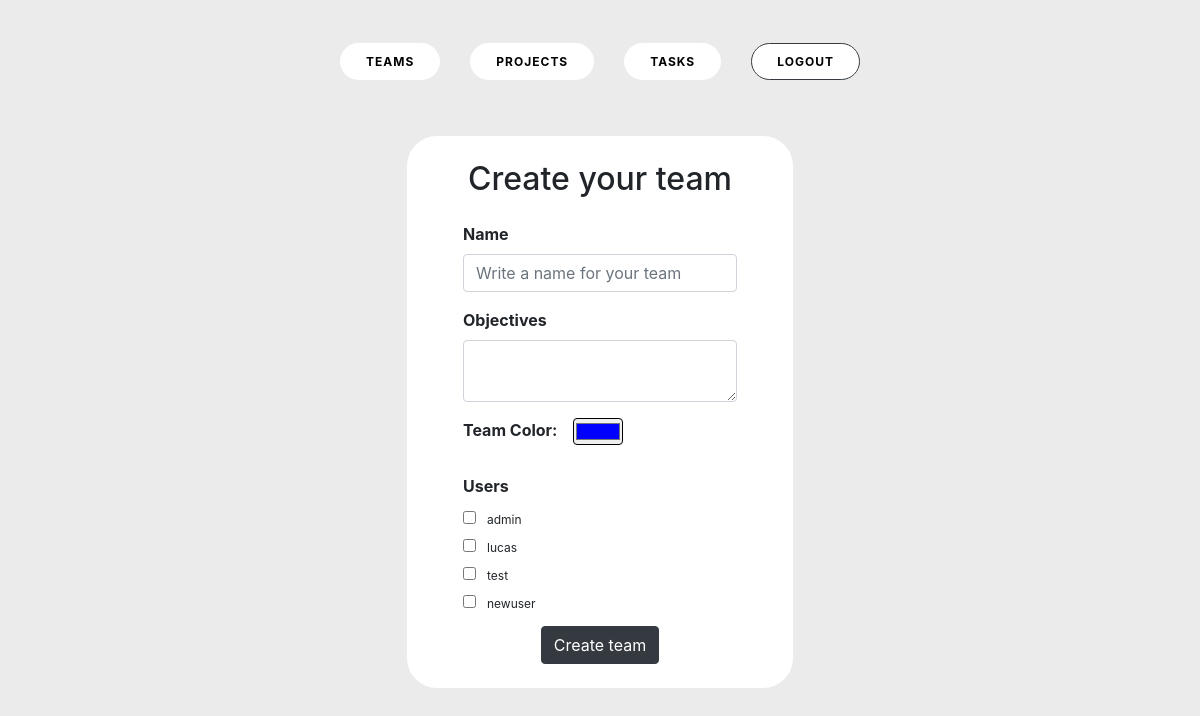
Before: /create_team (signed in) with the older database file.
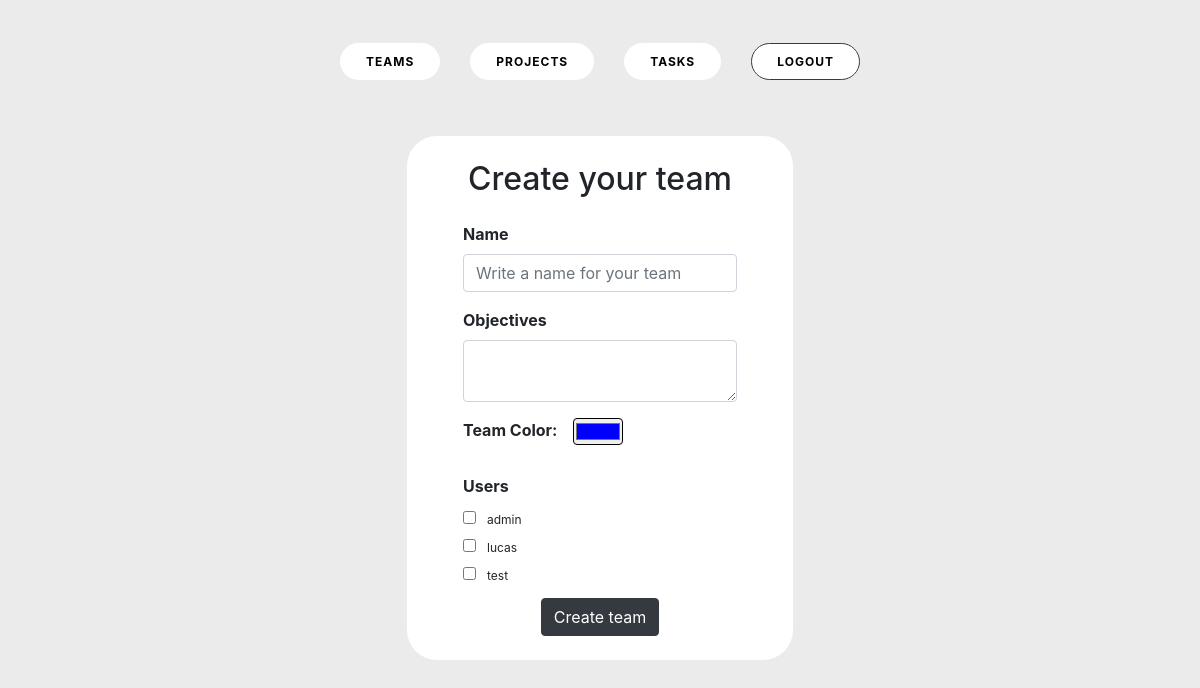
After: the same page with the newer database file.
### network/models.py (models this page shows)
class User(AbstractUser):
    pass

### network/views.py (the view, shortened to what this page needs)
# urls.py: path("create_team", views.create_team, name="create_team"),
def create_team(request):
    if request.method == "GET":
        registered_users = User.objects.all()
        registered_list = [{"username": user.username} for user in registered_users]
        objects = {
            "registered_list": registered_list
        }
        return render(request, "network/create_team.html", objects)

### network/templates/network/create_team.html (shortened to what this page needs)
{% extends "network/layout.html" %}
{% load static %}
{% block body %}
  <div class="pt-3"></div>
  <div class="container form_card m-auto px-5 py-3">
    <form id="create_team" action="{% url 'create_team' %}" method="post" class="m-2">
      <h2 class="pb-3">Create your team</h2>
      <div class="form-group">
        <label for="team_input"><b>Name</b></label>
        <input type="text" class="form-control" id="team_input" name="team_name" placeholder="Write a name for your team"  maxlength="15">
      </div>
      <div class="form-group">
          <label for="objective_input"><b>Objectives</b></label>
          <textarea class="form-control" id="objective_input" name="team_objective" max-length="45" rows="2"></textarea>
      </div>
      <div class="form-group d-flex">
        <label for="colorpicker"><b>Team Color: &nbsp;&nbsp;&nbsp;</b></label>
        <input class="rounded" type="color" id="colorpicker" name="team_color" value="#0000ff">
      </div>
      <div class="pt-2">
        <label for="user_checkbox"><b>Users</b></label>
        <div id="user_checkbox">
          {% for user in registered_list %}
            <div class="form-check mb-1">
                <input class="form-check-input" id="flexCheck1" name="user[]" value="{{ user.username }}" type="checkbox">
                <label class="form-check-label" for="flexCheck1"><span class="fst-italic pl-1">{{ user.username }}</span></label>
            </div>
          {% endfor %}
        </div>
      </div>
      <div class="d-flex justify-content-center pt-2">
        <button type="submit" class="btn btn-dark">Create team</button>
      </div>
    </form>
  </div>
{% endblock %}

Changed rows visible on the page:
removed User: username "newuser"
